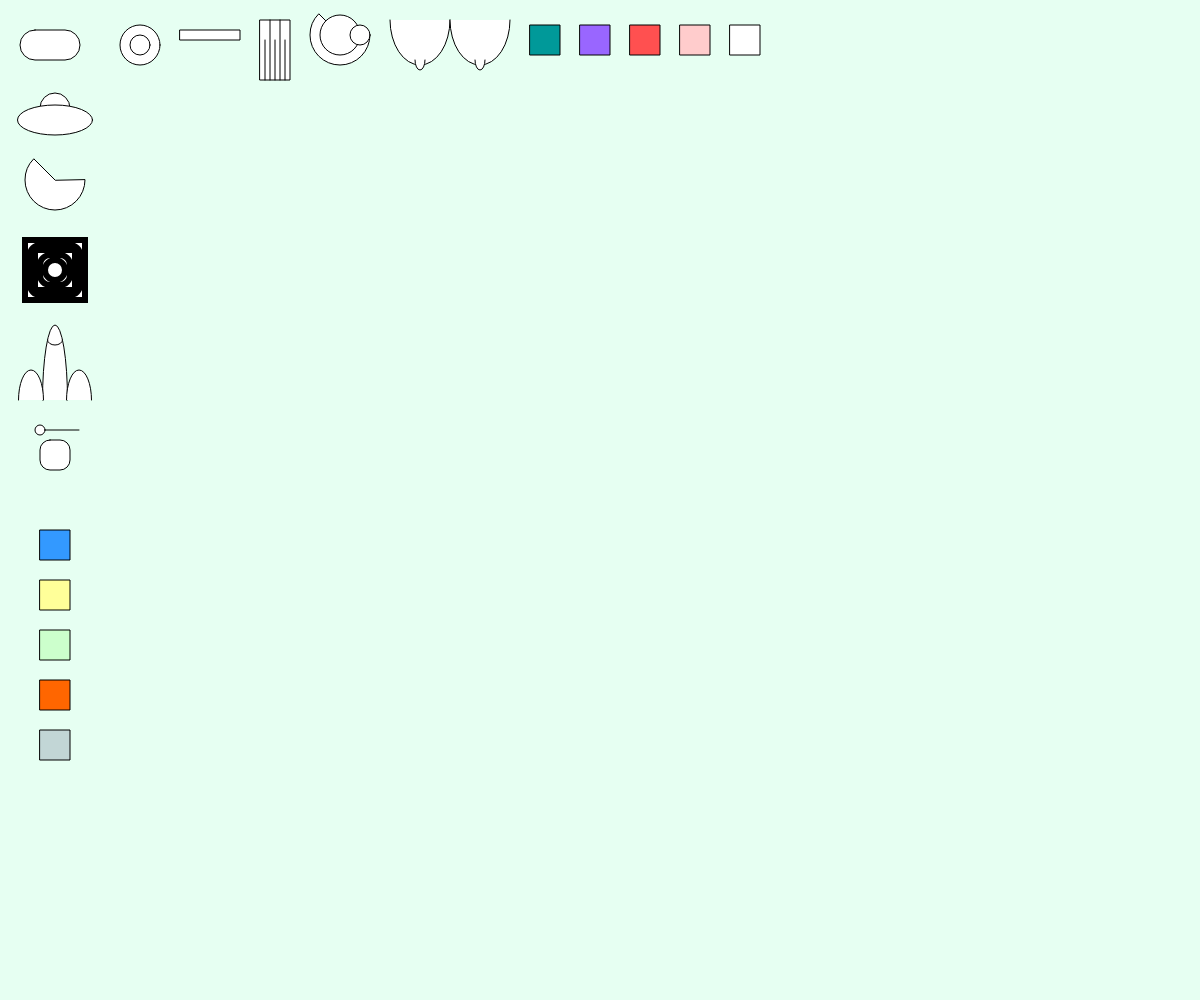
Frame 1 (no input)
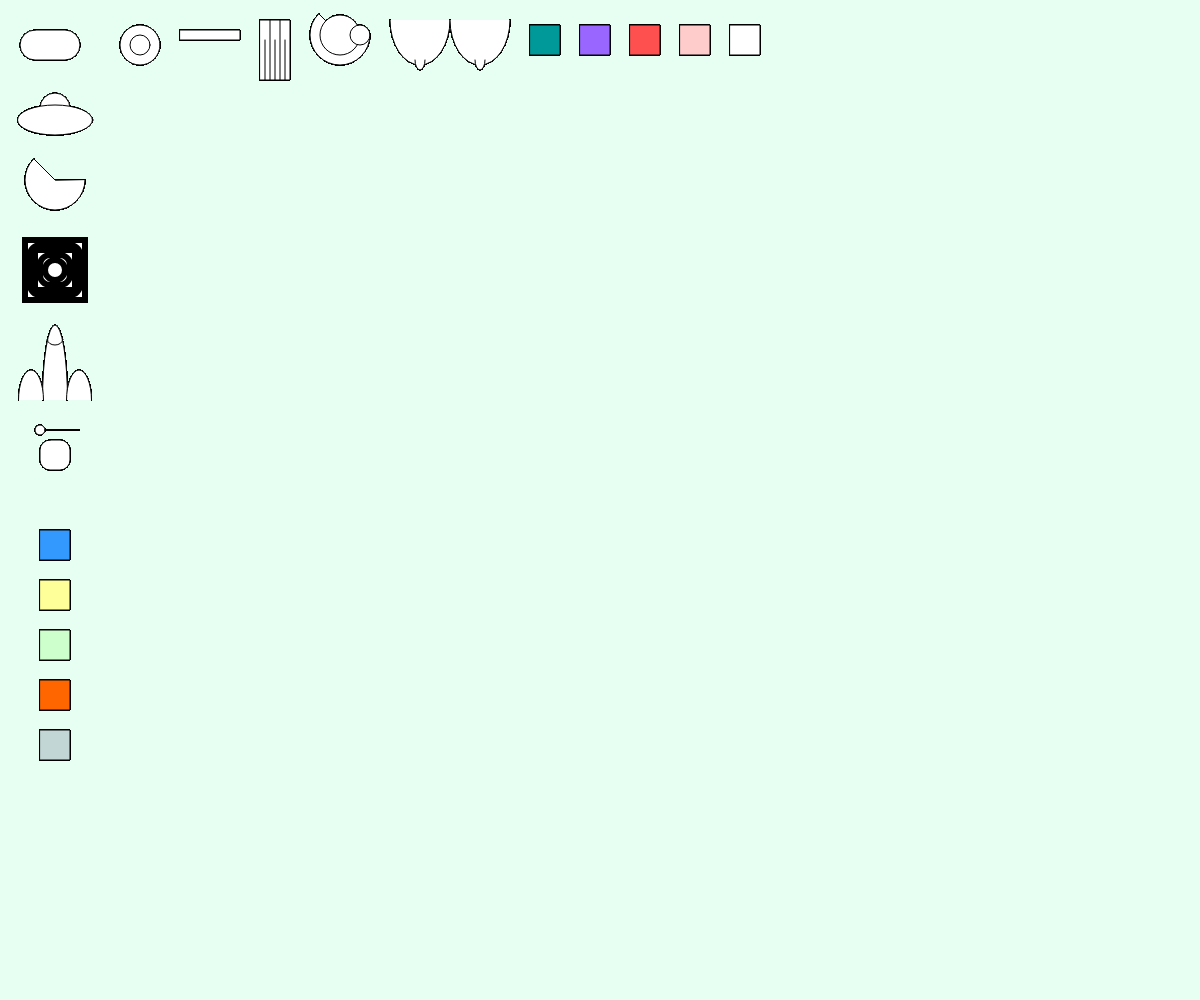
Frame 60 (no input)
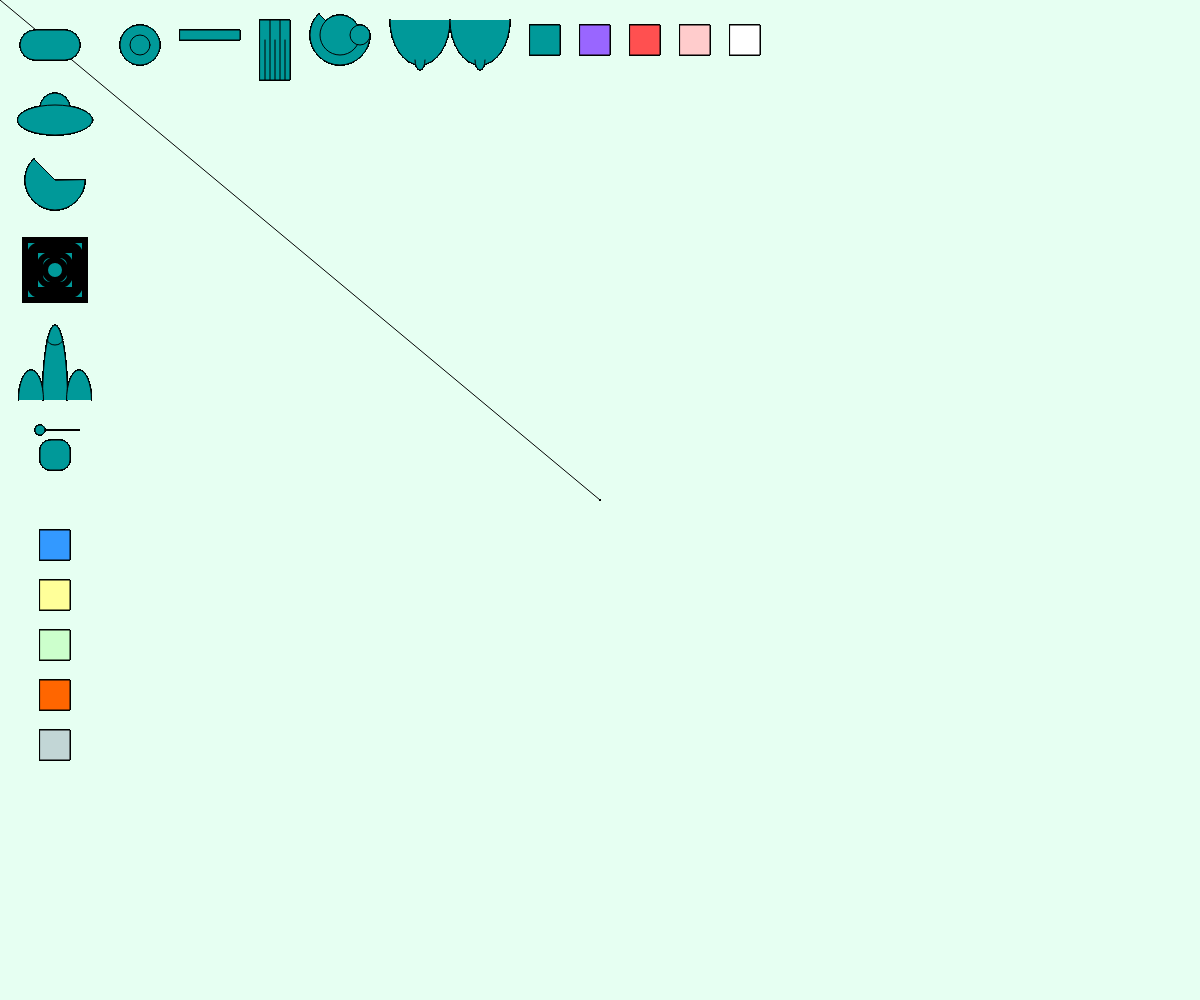
Frame 120 (the mouse pressed at the canvas centre since frame 60)

The p5.js sketch that drew these frames (run headless with seeded random() and noise() and a simulated clock; from frame 60 on, the mouse is pressed at the canvas centre):

// p5.js sketch
// ── sketch.js
var herramienta = 1;
var colorcito = 1;

var posXbot1 = 20;
var porYbot1 = 30;
var tambot1 = 30;
var tambot2 = 60;

var posXbot2 = 140;
var posYbot2 = 45;
var tambot2 = 60;
var tambot2a = 50;
var tambot2b = 40;
var tambot2c = 30;
var tambot2d = 20;

var posXbot3 = 180;
var posYbot3 = 30;
var tambot3 = 60;
var tambot3b = 10;

var posXbot4 = 260;
var posYbot4 = 20;
var tambot4 = 30;
var tambot4b = 60;

var posXbot5 = 55;
var posYbot5 = 120;
var tambot5 = 75;
var tambot5a = 30;

var posXbot6 = 340;
var posYbot6 = 35;
var tambot6 = 60;
var tambot6a = 40;

var posXbot7 = 340;
var posYbot7 = 35;
var tambot7 = 40;
var tambot7a = 20;

var posXbot8 = 55;
var posYbot8 = 180;
var tambot8 = 60;
var tambot8a = 40;

var posXbot9 = 25;
var posYbot9 = 240;
var tambot9 = 60;

var posXbot9a = 55;
var posYbot9a = 280;
var tambot9a = 60;
var tambot9a = 40;

var posXbot10 = 420;
var posYbot10 = 20;
var tambot10 = 60;
var tambot10a = 90;

var posXbot11 = 55;
var posYbot11 = 400;
var tambot11 = 25;
var tambot11a = 150;
var tambot11b = 60;

var posXbot12 = 40;
var posYbot12 = 440;
var tambot12 = 30;


//colores
var posXbot13 = 530;
var posYbot13 = 25;
var tambot13 = 30;

var posXbot14 = 580;
var posYbot14 = 25;
var tambot14 = 30;

var posXbot15 = 630;
var posYbot15 = 25;
var tambot15 = 30;

var posXbot16 = 680;
var posYbot16 = 25;
var tambot16 = 30;

var posXbot17 = 730;
var posYbot17 = 25;
var tambot17 = 30;


var posXbot18 = 40;
var posYbot18 = 530;
var tambot18 = 30;

var posXbot19 = 40;
var posYbot19 = 580;
var tambot19 = 30;

var posXbot20 = 40;
var posYbot20 = 630;
var tambot20 = 30;

var posXbot21 = 40;
var posYbot21 = 680;
var tambot21 = 30;

var posXbot22 = 40;
var posYbot22 = 730;
var tambot22 = 30;


function setup() {
    createCanvas(windowWidth, windowHeight);
    background(230, 255, 242);
}

function draw() {
    rect(posXbot1, porYbot1, tambot2, tambot1, 20); //Botón 1 - Borrador 
    ellipse(posXbot2, posYbot2, 40, 40); //Botón 2 - circulos
    ellipse(posXbot2, posYbot2, 20, 20);
    rect(posXbot3, posYbot3, tambot3, tambot3b); //Botón 3 - Escaleras
    rect(posXbot4, posYbot4, tambot4, tambot4b); //Botón 4 - Ondas
    line(265, 40, 265, 80);
    line(270, 20, 270, 80);
    line(275, 40, 275, 80);
    line(280, 20, 280, 80);
    line(285, 40, 285, 80);
    push();
    //fill(0, 51, 0);
    ellipse(posXbot5, posYbot5 - 12, tambot5a, tambot5a); // Botón 5 - Ovni 
    ellipse(posXbot5, posYbot5, tambot5, tambot5a);
    pop();

    arc(posXbot8, posYbot8, tambot8, tambot8, 0, PI + QUARTER_PI, PIE); // Galleta de la fortuna

    push();
    arc(posXbot6, posYbot6, tambot6, tambot6, 0, PI + QUARTER_PI, PIE); // Órbita
    ellipse(posXbot7, posYbot7, tambot7, tambot7);
    ellipse(posXbot7 + 20, posYbot7, tambot7a, tambot7a);
    pop();

    push();
    strokeWeight(6);
    rect(posXbot9, posYbot9, tambot9, tambot9); //Botón cuadrados
    rect(posXbot9 + 5, posYbot9 + 5, tambot9 - 10, tambot9 - 10, 10);
    rect(posXbot9 + 10, posYbot9 + 10, tambot9 - 20, tambot9 - 20);
    rect(posXbot9 + 15, posYbot9 + 15, tambot9 - 30, tambot9 - 30, 10);
    rect(posXbot9 + 20, posYbot9 + 20, tambot9 - 40, tambot9 - 40, 10);
    pop();


    arc(posXbot10, posYbot10, tambot10, tambot10a, 0, PI, PI, PIE); // Tetas
    arc(posXbot10 + 60, posYbot10, tambot10, tambot10a, 0, PI, PI, PIE);
    arc(posXbot10, posYbot10 + 40, tambot10 - 50, tambot10a - 70, 0, PI, PI, PIE);
    arc(posXbot10 + 60, posYbot10 + 40, tambot10 - 50, tambot10a - 70, 0, PI, PI, PIE);


    arc(posXbot11, posYbot11, tambot11, tambot11a, PI, TWO_PI); // Pistola
    arc(posXbot11 - 24, posYbot11, tambot11, tambot11b, PI, TWO_PI);
    arc(posXbot11 + 24, posYbot11, tambot11, tambot11b, PI, TWO_PI);
    arc(posXbot11, posYbot11 - 60, tambot11 - 40, tambot11b - 70, 0, PI, PI, PIE)



    line(39, 430, 79, 430);
    ellipse(40, 430, 10, 10);
    rect(posXbot12, posYbot12, tambot12, tambot12, 10);

    //Colores
    push();
    fill(0, 153, 153);
    rect(posXbot13, posYbot13, tambot13, tambot13);
    fill(153, 102, 255);
    rect(posXbot14, posYbot14, tambot14, tambot14);
    fill(255, 80, 80);
    rect(posXbot15, posYbot15, tambot15, tambot15);
    fill(255, 204, 204);
    rect(posXbot16, posYbot16, tambot16, tambot16);
    fill(255, 255, 255);
    rect(posXbot17, posYbot17, tambot17, tambot17);
    fill(51, 153, 255);
    rect(posXbot18, posYbot18, tambot18, tambot18);
    fill(255, 255, 153);
    rect(posXbot19, posYbot19, tambot19, tambot19);
    fill(204, 255, 204);
    rect(posXbot20, posYbot20, tambot20, tambot20);
    fill(255, 102, 0);
    rect(posXbot21, posYbot21, tambot21, tambot21);
    fill(194, 214, 214);
    rect(posXbot22, posYbot22, tambot22, tambot22);
    pop();



    if (mouseIsPressed == true) {

        if (herramienta == 1) {
            line(pmouseX, pmouseY, mouseX, mouseY);
        }

        if (herramienta == 2) {
            ellipse(mouseX, mouseY, tambot2, tambot2);
            ellipse(mouseX, mouseY, tambot2a, tambot2a);
            ellipse(mouseX, mouseY, tambot2b, tambot2b);
            ellipse(mouseX, mouseY, tambot2c, tambot2c);
            ellipse(mouseX, mouseY, tambot2d, tambot2d);
        }

        if (herramienta == 3) {
            rect(mouseX, mouseY, pmouseX, tambot3b);
        }

        push();
        if (herramienta == 4) {
            strokeWeight(2);
            line(mouseX, mouseY, mouseX, width / 2);
            //ellipse(width/2, height/2, mouseX +width/2, mouseY +height/2);
            pop();
        }

        push();
        if (herramienta == 5) {
            //line(mouseX, mouseY, mouseX, width / 2);
            //fill(0, 51, 0);
            ellipse(pmouseX, mouseY - 12, tambot5a, tambot5a); // Botón 5 - Ovni 
            ellipse(pmouseX, mouseY, tambot5, tambot5a);
            pop();

        }

        if (herramienta == 6) {
            arc(mouseX, mouseY, tambot6, tambot6, 0, PI + QUARTER_PI, PIE);
        }

        if (herramienta == 7) {
            arc(mouseX, mouseY, tambot6, tambot6, 0, PI + QUARTER_PI, PIE); // órbita
            ellipse(mouseX, mouseY, tambot7, tambot7);
            ellipse(mouseX + 20, mouseY, tambot7a, tambot7a);
        }

        push();
        if (herramienta == 8) {
            strokeWeight(5);
            rect(mouseX, mouseY, tambot9, tambot9);
            rect(mouseX + 5, mouseY + 5, tambot9 - 10, tambot9 - 10);
            rect(mouseX + 10, mouseY + 10, tambot9 - 20, tambot9 - 20, 10);
            rect(mouseX + 15, mouseY + 15, tambot9 - 30, tambot9 - 30);
            //fill(255, 255, 0);
            rect(mouseX + 20, mouseY + 20, tambot9 - 40, tambot9 - 40, 10);
            //rect(mouseX + 30, mouseY + 30, tambot9 - 20, tambot9 - 20);
            //rect(mouseX + 50, mouseY + 50, tambot9 - 30, tambot9 - 30);
            pop();
        }

        if (herramienta == 9) {
            arc(mouseX, mouseY, tambot10, tambot10a, 0, PI, PI, PIE); // Tetas
            arc(mouseX + 60, mouseY, tambot10, tambot10a, 0, PI, PI, PIE);
            arc(mouseX, mouseY + 40, tambot10 - 50, tambot10a - 70, 0, PI, PI, PIE);
            arc(mouseX + 60, mouseY + 40, tambot10 - 50, tambot10a - 70, 0, PI, PI, PIE);
        }

        if (herramienta == 10) {

            arc(mouseX, mouseY, tambot11, tambot11a, PI, TWO_PI); // Pistola
            arc(mouseX - 24, mouseY, tambot11, tambot11b, PI, TWO_PI);
            arc(mouseX + 24, mouseY, tambot11, tambot11b, PI, TWO_PI);
            arc(mouseX, mouseY - 60, tambot11 - 40, tambot11b - 70, 0, PI, PI, PIE)
        }

        if (herramienta == 11) {
            line(width / 2, height / 2, mouseX, mouseY);
            ellipse(mouseX + 20, mouseY + 20, 10, 10);
        }

        if (colorcito == 1) {
            fill(0, 153, 153);
        }


        if (colorcito == 2) {
            fill(153, 102, 255);
        }


        if (colorcito == 3) {
            fill(255, 80, 80);
        }

        if (colorcito == 4) {
            fill(255, 204, 204);
        }

        if (colorcito == 5) {
            fill(255, 255, 255);
        }


        if (colorcito == 6) {
            fill(51, 153, 255);
        }

        if (colorcito == 7) {
            fill(255, 255, 153);
        }

        if (colorcito == 8) {
            fill(204, 255, 204);
        }

        if (colorcito == 9) {
            fill(255, 102, 0);
        }

        if (colorcito == 10) {
            fill(194, 214, 214);
        }


        if (mouseX > posXbot1 && mouseX < posXbot1 + tambot1 &&
            mouseY > porYbot1 && mouseY < porYbot1 + tambot1) {
            background(230, 255, 242);
        }


        if (mouseX > posXbot2 && mouseX < posXbot2 + tambot2 &&
            mouseY > posYbot2 && mouseY < posYbot2 + tambot2 &&
            mouseX > posXbot2 && mouseX < posXbot2 + tambot2a &&
            mouseY > posYbot2 && mouseY < posYbot2 + tambot2a &&
            mouseX > posXbot2 && mouseX < posXbot2 + tambot2b &&
            mouseY > posYbot2 && mouseY < posYbot2 + tambot2b &&
            mouseX > posXbot2 && mouseX < posXbot2 + tambot2c &&
            mouseY > posYbot2 && mouseY < posYbot2 + tambot2c &&
            mouseX > posXbot2 && mouseX < posXbot2 + tambot2d &&
            mouseY > posYbot2 && mouseY < posYbot2 + tambot2d) {
            herramienta = 2;
        }

        if (mouseX > posXbot3 && mouseX < posXbot3 + tambot3 &&
            mouseY > posYbot3 && mouseY < posYbot3 + tambot3) {
            herramienta = 3;

        }

        if (mouseX > posXbot4 && mouseX < posXbot4 + tambot4 &&
            mouseY > posYbot4 && mouseY < posYbot4 + tambot4) {
            herramienta = 4;

        }

        if (mouseX > posXbot5 && mouseX < posXbot5 + tambot5 &&
            mouseY > posYbot5 && mouseY < posYbot5 + tambot5 &&
            mouseX > posXbot5 && mouseX < posXbot5 + tambot5a &&
            mouseY > posYbot5 && mouseY < posYbot5 + tambot5a) {
            herramienta = 5;

        }

        if (mouseX > posXbot8 && mouseX < posXbot8 + tambot8 &&
            mouseY > posYbot8 && mouseY < posYbot8 + tambot8) {
            herramienta = 6;
        }


        if (mouseX > posXbot7 && mouseX < posXbot7 + tambot7 &&
            mouseY > posYbot7 && mouseY < posYbot7 + tambot7 &&
            mouseX > posXbot7 && mouseX < posXbot7 + tambot7a &&
            mouseY > posYbot7 && mouseY < posYbot7 + tambot7a) {
            herramienta = 7;
        }

        if (mouseX > posXbot9 && mouseX < posXbot9 + tambot9 &&
            mouseY > posYbot9 && mouseY < posYbot9 + tambot9) {
            herramienta = 8;
        }

        if (mouseX > posXbot10 && mouseX < posXbot10 + tambot10 &&
            mouseY > posYbot10 && mouseY < posYbot10 + tambot10) {
            herramienta = 9;
        }

        if (mouseX > posXbot11 && mouseX < posXbot11 + tambot11 &&
            mouseY > posYbot11 && mouseY < posYbot11 + tambot11 &&
            mouseX > posXbot11 && mouseX < posXbot11 + tambot11a &&
            mouseY > posYbot11 && mouseY < posYbot11 + tambot11a &&
            mouseX > posXbot11 && mouseX < posXbot11 + tambot11b &&
            mouseY > posYbot11 && mouseY < posYbot11 + tambot11b) {
            herramienta = 10;
        }

        if (mouseX > posXbot12 && mouseX < posXbot12 + tambot12 &&
            mouseY > posYbot12 && mouseY < posYbot12 + tambot12) {
            herramienta = 11;
        }


        if (mouseX > posXbot13 && mouseX < posXbot13 + tambot13 &&
            mouseY > posYbot13 && mouseY < posYbot13 + tambot13) {
            colorcito = 1;
        }

        if (mouseX > posXbot14 && mouseX < posXbot14 + tambot14 &&
            mouseY > posYbot14 && mouseY < posYbot14 + tambot14) {
            colorcito = 2;
        }

        if (mouseX > posXbot15 && mouseX < posXbot15 + tambot15 &&
            mouseY > posYbot15 && mouseY < posYbot15 + tambot15) {
            colorcito = 3;
        }

        if (mouseX > posXbot16 && mouseX < posXbot16 + tambot16 &&
            mouseY > posYbot16 && mouseY < posYbot16 + tambot16) {
            colorcito = 4;
        }

        if (mouseX > posXbot17 && mouseX < posXbot17 + tambot17 &&
            mouseY > posYbot17 && mouseY < posYbot17 + tambot17) {
            colorcito = 5;
        }

        if (mouseX > posXbot18 && mouseX < posXbot18 + tambot18 &&
            mouseY > posYbot18 && mouseY < posYbot18 + tambot18) {
            colorcito = 6;
        }

        if (mouseX > posXbot19 && mouseX < posXbot19 + tambot19 &&
            mouseY > posYbot19 && mouseY < posYbot19 + tambot19) {
            colorcito = 7;
        }

        if (mouseX > posXbot20 && mouseX < posXbot20 + tambot20 &&
            mouseY > posYbot20 && mouseY < posYbot20 + tambot20) {
            colorcito = 8;
        }

        if (mouseX > posXbot21 && mouseX < posXbot21 + tambot21 &&
            mouseY > posYbot21 && mouseY < posYbot21 + tambot21) {
            colorcito = 9;
        }

        if (mouseX > posXbot22 && mouseX < posXbot22 + tambot22 &&
            mouseY > posYbot22 && mouseY < posYbot22 + tambot22) {
            colorcito = 10;
        }
    }

}
